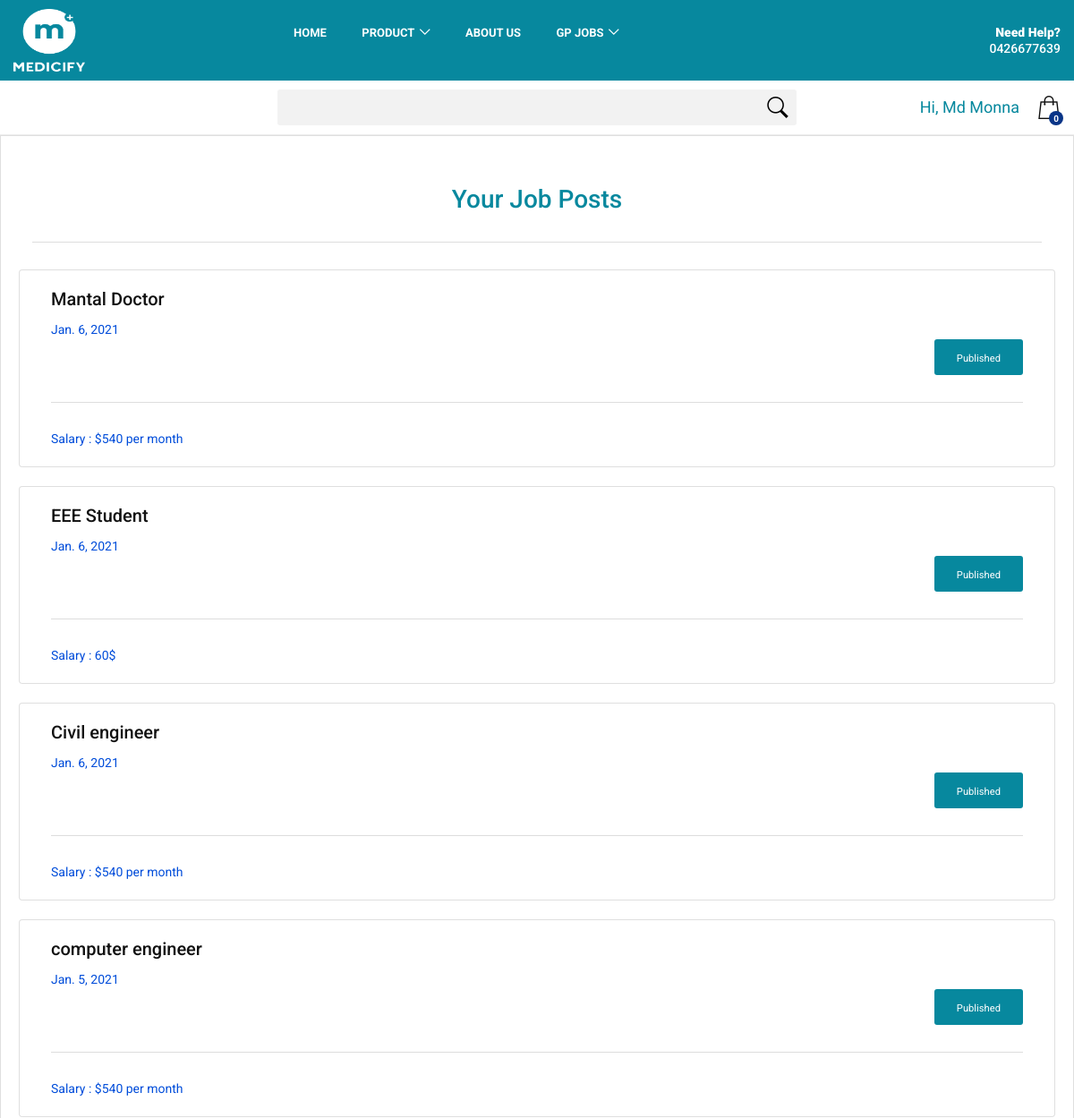
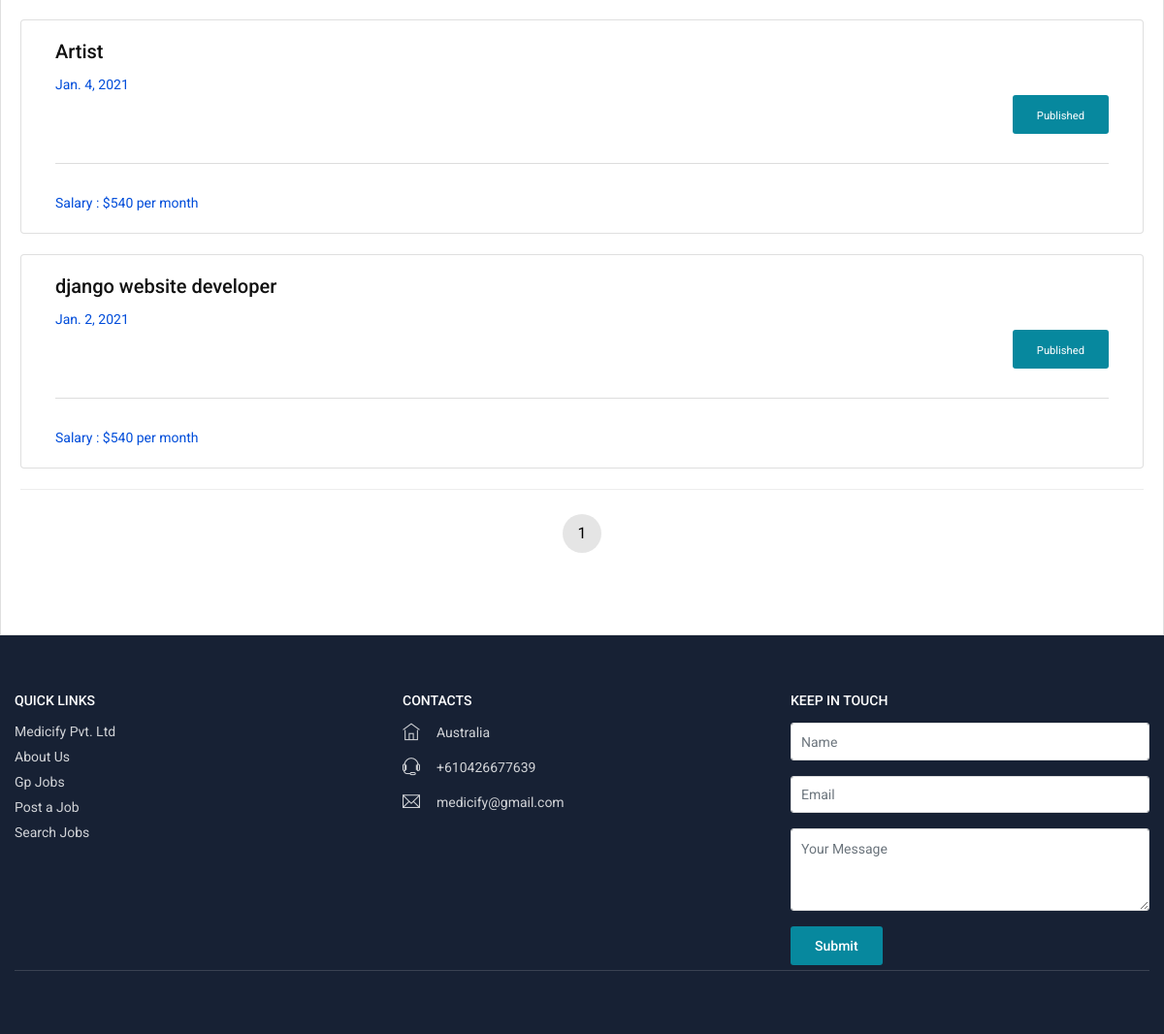
The page /see_my_post (signed in) on the database its author committed (2 pictures, top to bottom).
### medicifyapp/models.py (models this page shows, shortened)
class posted_jobs(models.Model):
    user = models.ForeignKey(User, on_delete=models.CASCADE)
    job_title = models.CharField(max_length=1000, blank=True)
    company_name=models.CharField(max_length=1000, default='', blank=True)
    job_details = models.TextField(blank=True)
    qualification = models.CharField(max_length=1000, default='', blank=True)
    job_location = models.CharField(max_length=1000, blank=True)
    job_type = models.CharField(max_length=100, blank=True)
    salary = models.CharField(max_length=1000, blank=True)
    phone_number = models.CharField(max_length=1000, blank=True)
    job_post_status = models.ForeignKey(job_post_status, on_delete=models.CASCADE)
    post_date=models.DateField(default=datetime.now(), blank=True)
    email = models.CharField(max_length=1000, blank=True)

class job_post_status(models.Model):
    job_post_status=models.CharField(max_length=1000)
    def __str__(self):
        return self.job_post_status

### medicifyapp/views.py (the view)
# urls.py: path('see_my_post', views.see_my_post, name='see_my_post'),
def see_my_post(request):
    user = request.user
    mypost = posted_jobs.objects.filter(user=user).order_by('-id')
    p = Paginator(mypost, 10)
    number_of_pages = p.num_pages
    number_of_pages_1 = p.num_pages + 1
    list = []
    for i in range(1, number_of_pages_1):
        list.append(i)
    page_num = request.GET.get('page', 1)
    try:
        page = p.page(page_num)
    except EmptyPage:
        page = p.page(1)
    Categories_all = Categories.objects.all()
    context11 = {'mypost':page, 'list':list, 'Categories_all':Categories_all}
    return render(request, 'see_my_post.html', context11)

### medicifyapp/templates/see_my_post.html (shortened to what this page needs)
{% extends 'base.html' %}
{% block body %}
<div class="container">
<h3><p class="text-center" style="color:#07889E;">Your Job Posts</p></h3><hr>
</div>
{% if mypost %}
{% for k in mypost %}
<a href="{% url 'job_post_details' k.id %}">
<div class="card container">
  <div class="card-body">
    <h5 class="card-title">{{k.job_title}}</h5>
    <h7>{{k.post_date}}</h7>
    <p class="text-right"><button class="btn_1"><small>{{k.job_post_status}}</small></button></p>
    <hr>
    <p class="card-text">Salary : {{k.salary}}</p>
  </div>
</div>
	</a>
<br/>
{% endfor %}
{% else %}
<p class="text-center">You Have No Job Post To See</p>
{% endif %}
<div class="pagination__wrapper">
						<ul class="pagination">
							{% if list %}
							<li>
							</li>
							{% for i in list %}
							<li>
								<a href="{% url 'see_my_post' %}?page={{i}}" class="active">{{i}}</a>
							</li>
							{% endfor %}
							<li>
							</li>
							{% endif %}
						</ul>
					</div>
{% endblock %}

### medicifyapp/templates/base.html (shortened to what this page needs)
{% load static %}
<!DOCTYPE html>
<html lang="en">
<head>
   <link rel="stylesheet" href="https://stackpath.bootstrapcdn.com/bootstrap/4.2.1/css/bootstrap.min.css">
    <link href="{% static 'medicifyapp/index/css/bootstrap.custom.min.css' %}" rel="stylesheet">
    <link href="{% static 'medicifyapp/index/css/style.css' %}" rel="stylesheet">
    <link href="{% static 'medicifyapp/index/css/listing.css' %}" rel="stylesheet">
</head>
<body>
	<div id="page" class="theia-exception">
	<header class="version_1">
		<div class="main_header">
			<div class="container">
				<div class="row small-gutters">
					<div class="col-xl-3 col-lg-3 d-lg-flex align-items-center">
						<div id="logo" style="padding:10px 0">
							<a href="/"><img src="{% static 'medicifyapp/index/img/logo.png' %}" alt="" width="80" height="70"></a>
						</div>
					</div>
					<nav class="col-xl-6 col-lg-7">
						<div class="main-menu">
							<ul>
								<li>
									<a href="/">Home</a>
								</li>
								<li class="submenu">
									<a href="javascript:void(0);" class="show-submenu">Product</a>
								</li>
								<li>
									<a href="/about">About Us</a>
								</li>
								<li class="submenu">
									<a href="javascript:void(0);" class="show-submenu">Gp Jobs</a>
								</li>
							</ul>
						</div>
					</nav>
					<div class="col-xl-3 col-lg-2 d-lg-flex align-items-center justify-content-end text-right">
						<a class="phone_top" href="tel:+610426677639"><strong><span>Need Help?</span>0426677639</strong></a>
					</div>
				</div>
			</div>
		</div>
		<div class="main_nav inner">
			<div class="container">
				<div class="row small-gutters">
					<div class="col-xl-3 col-lg-3 col-md-3">
					</div>
					<div class="col-xl-6 col-lg-7 col-md-6 d-none d-md-block">
						<form method="GET" action="{% url 'product_search' %}">
						<div class="custom-search-input">
							<input type="text" name="search_product" value="{{ request.GET.search_product }}">
							<button type="submit"><i class="header-icon_search_custom"></i></button>
						</div>
						</form>
					</div>
					<div class="col-xl-3 col-lg-2 col-md-3">
						<ul class="top_tools">
							<li>
									<a type="button" id="popcarts" class="cart_bt" data-container="body" data-toggle="popover" data-placement="bottom" data-html="true">
									  <strong><span id="product_cart">0</span></strong>
									</a>
							</li>
							<li>
								<div class="dropdown dropdown-access">
									{% if user.is_authenticated %}
									<a href="/account"><font color = "#07889E" size ="4">Hi, {{request.user.first_name}}</font></a>
									{% else %}
									<a href="/account"><font color = "#07889E" size ="4">Login/Register</font></a>
									{% endif %}
								</div>
							</li>
						</ul>
					</div>
				</div>
			</div>
		</div>
	</header>
		<div class="list-group-item">
        {% block body %}{% endblock %}
		</div>
        <footer>
		<div class="container">
			<div class="row">
				<div class="col-lg-4 col-md-6">
					<h3 data-target="#collapse_1">Quick Links</h3>
					<div class="collapse dont-collapse-sm links" id="collapse_1">
						<ul>
							<li><a href="/">Medicify Pvt. Ltd</a></li>
							<li><a href="/about">About Us</a></li>
							<li><a href="/gp_jobs">Gp Jobs</a></li>
							<li><a href="/post_job">Post a Job</a></li>
							<li><a href="/gp_jobs">Search Jobs</a></li>
						</ul>
					</div>
				</div>
				<div class="col-lg-4 col-md-6">
						<h3 data-target="#collapse_3">Contacts</h3>
					<div class="collapse dont-collapse-sm contacts" id="collapse_3">
						<ul>
							<li><i class="ti-home"></i>Australia</li>
							<li><i class="ti-headphone-alt"></i>+610426677639</li>
							<li><i class="ti-email"></i><a href="#0">medicify@gmail.com</a></li>
						</ul>
					</div>
				</div>
				<div class="col-lg-4 col-md-6">
						<h3 data-target="#collapse_4">Keep in touch</h3>
					<form method="POST" action="{% url 'contact' %}">{% csrf_token %}
					  <div class="form-group">
						<input type="text" name="name" class="form-control" placeholder="Name">
					  </div>
						<div class="form-group">
						<input type="email" name="email" class="form-control" placeholder="Email">
					  </div>
					  <div class="form-group">
						<textarea class="form-control" name="message" id="exampleFormControlTextarea1" rows="3" placeholder="Your Message"></textarea>
					  </div>
						<button class="btn_1" type="submit">Submit</button>
					</form>
				</div>
			</div>
			<hr>
		</div>
	</footer>
	</div>
  </body>
</body>
</html>

### rows shown on the page
posted_jobs: job_title "Mantal Doctor", post_date "Jan. 6, 2021", job_post_status "Published", salary "$540 per month"
posted_jobs: job_title "EEE Student", post_date "Jan. 6, 2021", job_post_status "Published", salary "60$"
posted_jobs: job_title "Civil engineer", post_date "Jan. 6, 2021", job_post_status "Published", salary "$540 per month"
posted_jobs: job_title "computer engineer", post_date "Jan. 5, 2021", job_post_status "Published", salary "$540 per month"
posted_jobs: job_title "Artist", post_date "Jan. 4, 2021", job_post_status "Published", salary "$540 per month"
posted_jobs: job_title "django website developer", post_date "Jan. 2, 2021", job_post_status "Published", salary "$540 per month"

### other values the page prints
{{ request.user.first_name }} "Md Monna"
{{ i }} "1"
